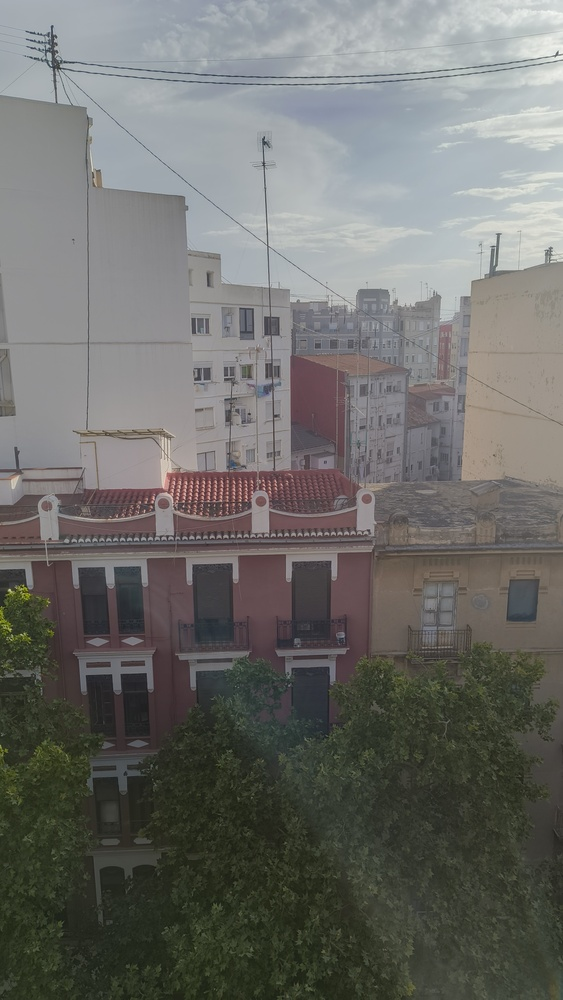
#> input picture imagenes_entrada/balcon/img1.jpg, 563 x 1000 px, shrunk from 2296 x 4080 before the run; its folder holds 3 pictures in this run
$ jupyter execute 'Creación de fotografías panorámicas.ipynb'   (shell and % lines are left out)
#> lines starting #> are read from the running program, lines starting #| are printed output that depends on the picture
<br>
<h1 style="
    color: #2B4F81;
    font-family: Poppins, Nunito, sans-serif;
    text-align: center;
    font-size: 3em;
    font-weight: 800;
    text-shadow: 2px 2px 4px rgba(0,0,0,0.2);">
    Creación de Fotografías Panorámicas
</h1>
<br><br>

<h2 style="
    color: #6495ED;
    font-family: Poppins, Nunito, sans-serif;
    font-size: 1.5em;
    font-weight: 800;
    text-shadow: 2px 2px 4px rgba(0,0,0,0.2);">
    Introducción
</h2>

El proposito principal de este cuadernillo es permitir al usuario la creación de fotografías panorámicas usando como base una o varias fotografías <br><br>
El trabajo no solo tiene como fin obtener resultados visuales de calidad, sino también profundizar en el conocimiento técnico y práctico de los procesos involucrados en la síntesis de imágenes compuestas. A lo largo del desarrollo se ha puesto especial énfasis en la comprensión de cada etapa del pipeline de generación, fomentando así el aprendizaje autónomo y colaborativo entre los participantes.

<h2 style="
    color: #6495ED;
    font-family: Poppins, Nunito, sans-serif;
    font-size: 1.5em;
    font-weight: 800;
    text-shadow: 2px 2px 4px rgba(0,0,0,0.2);">
    Explicación del Código
</h2>

<h3 style="
    color: #FF7F50;
    font-family: Poppins, Nunito, sans-serif;
    font-size: 1.2em;
    font-weight: 800;
    text-shadow: 2px 2px 4px rgba(0,0,0,0.2);">
    ¿Qué Hace Cada Librería?
</h3>
<ul>
    <li><code>imutils.paths</code> permite obtener de forma sencilla los caminos (rutas) de todas las imágenes en una carpeta.</li>
    <li><code>numpy</code> para manejar matrices y operaciones numéricas, como crear máscaras o bordes.</li>
    <li><code>argparse</code> sirve para recibir parámetros desde la línea de comandos (aunque más adelante lo modificas para usar listas en vez de comandos).</li>
    <li><code>cv2</code> es la librería OpenCV, usada para procesamiento de imágenes y visión por computador.</li>
</ul>

<br>

<h3 style="
    color: #FF7F50;
    font-family: Poppins, Nunito, sans-serif;
    font-size: 1.2em;
    font-weight: 800;
    text-shadow: 2px 2px 4px rgba(0,0,0,0.2);">
    Primer Paso: 🗂️ Cargar Imágenes desde Carpeta
</h3>
<code>
    imagePaths = sorted(list(paths.list_images(args[0])))
    images = []
    for imagePath in imagePaths:
    	image = cv2.imread(imagePath)
    	images.append(image)
</code>
<ul>
    <li><code>paths.list_images()</code> obtiene la lista de imágenes.</li>
    <li><code>sorted(...)</code> las ordena alfabéticamente (importante para que la panorámica tenga sentido).</li>
    <li><code>cv2.imread</code> lee cada imagen.</li>
    <li><code>images.append</code> las guarda en una lista.</li>
</ul>

<br>

<h3 style="
    color: #FF7F50;
    font-family: Poppins, Nunito, sans-serif;
    font-size: 1.2em;
    font-weight: 800;
    text-shadow: 2px 2px 4px rgba(0,0,0,0.2);">
    Segundo Paso: 🧵 Coser las Imágenes (Stitching)
</h3>
El Proceso de Recorte es:
<ol>
    <li>Borde adicional para asegurar que no se corte información útil</li>
    <li>Convertir a escala de grises y umbralizar</li>
    <li>Encontrar el contorno más grande (la imagen cosida)</li>
    <li>Crear una máscara rectangular y “erosionarla” hasta que encaje perfectamente con los datos válidos</li>
    <li>Obtener el rectángulo mínimo real y hacer el recorte final</li>
    <li>Guardar y mostrar el resultado final recortado</li>
</ol>

<br>

<h3 style="
    color: #FF7F50;
    font-family: Poppins, Nunito, sans-serif;
    font-size: 1.2em;
    font-weight: 800;
    text-shadow: 2px 2px 4px rgba(0,0,0,0.2);">
    ❌ Si el stitching falla...
</h3>
Informa que algo salió mal (pocas coincidencias, mala iluminación, imágenes incompatibles, etc.)

<h2 style="
    color: #6495ED;
    font-family: Poppins, Nunito, sans-serif;
    font-size: 1.5em;
    font-weight: 800;
    text-shadow: 2px 2px 4px rgba(0,0,0,0.2);">
    Implementación
</h2>

[cell 1]
#Se trata de un paquete necesario para el correcto funcionamiento de este código
#=======LIBRERIAS=======#
from imutils import paths
import numpy as np
import argparse
import imutils
import cv2

[cell 2]
# DIFERENTES ARGUMENTOS NECESARIOS:
# · RUTA DE LAS IMÁGENES QUE QUIERES USAR[ORDENADAS EN LA CARPETA],
# · RUTA DE SALIDA + NOMBRE DE LA IMAGEN,
# · SI QUIERES QUE SE RECORTE O NO
args = ["imagenes_entrada/balcon/", "imagenes_salida/pano_balcon.png", "0"] # ESTO QUE LO HAGA EL USUARIO EN EL MOMENTO

print("[INFO] loading images...") # PRINTS EN CONSOLA PARA VER QUE VA

[cell 3]
# Guardamos las imagenes en una lista
imagePaths = sorted(list(paths.list_images(args[0])))
images = []
for imagePath in imagePaths:
	image = cv2.imread(imagePath)
#> image is the input picture: shape (1000, 563, 3); mean B, G, R 106.3, 109.9, 109.6
	images.append(image)

[cell 4]
# Momento donde se unen las imágenes, pero pueden quedar mal
print("[INFO] stitching images...")  # PRINTS EN CONSOLA PARA VER QUE VA
stitcher = cv2.createStitcher() if imutils.is_cv3() else cv2.Stitcher_create()
(status, stitched) = stitcher.stitch(images)
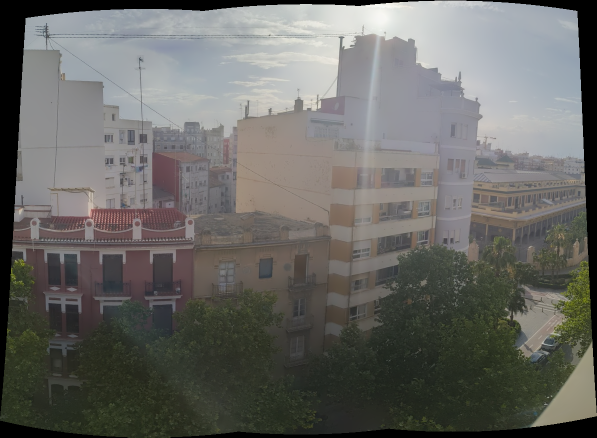
#> stitched: shape (875, 1194, 3) (shown at 1/2 size); mean of channels 0, 1, 2 100, 103.8, 103.9; drawn as B, G, R
#> status = 0
